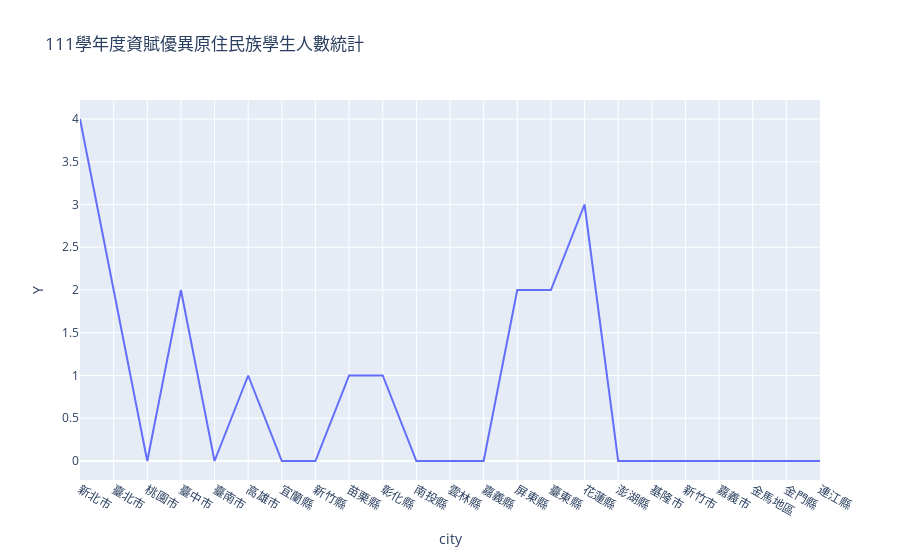

The notebook cell saved with this chart:
### Code cell
import pandas as pd
import plotly.graph_objects as go

# 讀取 CSV 檔案
df = pd.read_csv('111學年度資賦優異原住民族學生人數統計-按地區別與性別.csv')

# 建立折線圖
fig = go.Figure()
fig.add_trace(go.Scatter(x=df['city'], y=df['國中小-男'], mode='lines', name='y1', line=dict(color='red')))
fig.add_trace(go.Scatter(x=df['city'], y=df['國中小-女'], mode='lines', name='國中小-女', line=dict(color='green')))
fig.add_trace(go.Scatter(x=df['city'], y=df['高中職-男'], mode='lines', name='高中職-男', line=dict(color='blue')))
fig.add_trace(go.Scatter(x=df['city'], y=df['高中職-女'], mode='lines', name='高中職-女', line=dict(color='purple')))


# 設置圖表標題和軸標籤
fig.update_layout(
    title='111學年度資賦優異原住民族學生人數統計',
    xaxis_title='city',
    yaxis_title='Y'
)

# 顯示圖表
fig.show()

### Figure 1 — Plotly figure (JSON) as saved in the notebook; plotly's stock layout.template omitted (floating-point values rounded to 4 significant figures)
{"data": [{"mode": "lines", "name": "國中小-男", "type": "scatter", "x": ["新北市", "臺北市", "桃園市", "臺中市", "臺南市", "高雄市", "宜蘭縣", "新竹縣", "苗栗縣", "彰化縣", "南投縣", "雲林縣", "嘉義縣", "屏東縣", "臺東縣", "花蓮縣", "澎湖縣", "基隆市", "新竹市", "嘉義市", "金馬地區", "金門縣", "連江縣"], "y": [4, 2, 0, 2, 0, 1, 0, 0, 1, 1, 0, 0, 0, 2, 2, 3, 0, 0, 0, 0, 0, 0, 0]}], "layout": {"title": {"text": "111學年度資賦優異原住民族學生人數統計"}, "xaxis": {"title": {"text": "city"}}, "yaxis": {"title": {"text": "Y"}}}}
